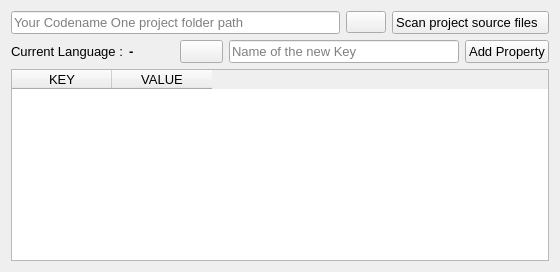
  <widget class="QWidget" name="centralWidget">
   <layout class="QVBoxLayout" name="verticalLayout_2">
    <item>
     <layout class="QHBoxLayout" name="horizontalLayout">
      <item>
       <widget class="QLineEdit" name="cheminDossierSource">
        <property name="font">
         <font>
          <pointsize>10</pointsize>
          <weight>50</weight>
          <bold>false</bold>
         </font>
        </property>
        <property name="text">
         <string/>
        </property>
        <property name="placeholderText">
         <string>Your Codename One project folder path</string>
        </property>
        <property name="clearButtonEnabled">
         <bool>true</bool>
        </property>
       </widget>
      </item>
      <item>
       <widget class="QPushButton" name="choisirDossierSource">
        <property name="text">
         <string/>
        </property>
        <property name="icon">
         <iconset resource="images.qrc">
          <normaloff>:/new/prefix1/images/Folder.png</normaloff>:/new/prefix1/images/Folder.png</iconset>
        </property>
        <property name="iconSize">
         <size>
          <width>20</width>
          <height>20</height>
         </size>
        </property>
       </widget>
      </item>
      <item>
       <widget class="QPushButton" name="scannerDossierSource">
        <property name="font">
         <font>
          <pointsize>10</pointsize>
         </font>
        </property>
        <property name="toolTip">
         <string>Alt+S to scan and extract words from source files</string>
        </property>
        <property name="text">
         <string>Scan project source files  </string>
        </property>
        <property name="icon">
         <iconset resource="images.qrc">
          <normaloff>:/new/prefix1/images/search2.png</normaloff>:/new/prefix1/images/search2.png</iconset>
        </property>
        <property name="iconSize">
         <size>
          <width>20</width>
          <height>20</height>
         </size>
        </property>
        <property name="shortcut">
         <string>Alt+S</string>
        </property>
       </widget>
      </item>
     </layout>
    </item>
    <item>
     <layout class="QHBoxLayout" name="horizontalLayout_2">
      <item>
       <widget class="QLabel" name="label_3">
        <property name="font">
         <font>
          <pointsize>10</pointsize>
         </font>
        </property>
        <property name="text">
         <string>Current Language :</string>
        </property>
       </widget>
      </item>
      <item>
       <widget class="QLabel" name="currentLang">
        <property name="font">
         <font>
          <pointsize>10</pointsize>
          <weight>75</weight>
          <bold>true</bold>
         </font>
        </property>
        <property name="text">
         <string>-</string>
        </property>
       </widget>
      </item>
      <item>
       <spacer name="horizontalSpacer">
        <property name="orientation">
         <enum>Qt::Horizontal</enum>
        </property>
        <property name="sizeHint" stdset="0">
         <size>
          <width>40</width>
          <height>20</height>
         </size>
        </property>
       </spacer>
      </item>
      <item>
       <widget class="QPushButton" name="viderZoneTraduction">
        <property name="font">
         <font>
          <pointsize>10</pointsize>
         </font>
        </property>
        <property name="toolTip">
         <string>Remove all keys and values</string>
        </property>
        <property name="text">
         <string/>
        </property>
        <property name="icon">
         <iconset resource="images.qrc">
          <normaloff>:/new/prefix1/images/supprimer1.png</normaloff>:/new/prefix1/images/supprimer1.png</iconset>
        </property>
        <property name="iconSize">
         <size>
          <width>20</width>
          <height>20</height>
         </size>
        </property>
       </widget>
      </item>
      <item>
       <widget class="QLineEdit" name="key">
        <property name="sizePolicy">
         <sizepolicy hsizetype="Maximum" vsizetype="Fixed">
          <horstretch>0</horstretch>
          <verstretch>0</verstretch>
         </sizepolicy>
        </property>
        <property name="minimumSize">
         <size>
          <width>230</width>
          <height>0</height>
         </size>
        </property>
        <property name="font">
         <font>
          <pointsize>10</pointsize>
         </font>
        </property>
        <property name="placeholderText">
         <string>Name of the new Key</string>
        </property>
        <property name="clearButtonEnabled">
         <bool>true</bool>
        </property>
       </widget>
      </item>
      <item>
       <widget class="QPushButton" name="addKey">
        <property name="font">
         <font>
          <pointsize>10</pointsize>
         </font>
        </property>
        <property name="text">
         <string>Add Property</string>
        </property>
        <property name="icon">
         <iconset resource="images.qrc">
          <normaloff>:/new/prefix1/images/plus.png</normaloff>:/new/prefix1/images/plus.png</iconset>
        </property>
        <property name="iconSize">
         <size>
          <width>20</width>
          <height>20</height>
         </size>
        </property>
       </widget>
      </item>
     </layout>
    </item>
    <item>
     <widget class="QTableWidget" name="zoneTraduction">
      <property name="font">
       <font>
        <pointsize>10</pointsize>
       </font>
      </property>
      <property name="editTriggers">
       <set>QAbstractItemView::AnyKeyPressed|QAbstractItemView::DoubleClicked|QAbstractItemView::EditKeyPressed</set>
      </property>
      <property name="alternatingRowColors">
       <bool>true</bool>
      </property>
      <property name="selectionMode">
       <enum>QAbstractItemView::SingleSelection</enum>
      </property>
      <property name="selectionBehavior">
       <enum>QAbstractItemView::SelectRows</enum>
      </property>
      <attribute name="verticalHeaderVisible">
       <bool>false</bool>
      </attribute>
      <column>
       <property name="text">
        <string>KEY</string>
       </property>
      </column>
      <column>
       <property name="text">
        <string>VALUE</string>
       </property>
      </column>
     </widget>
    </item>
   </layout>
  </widget>
